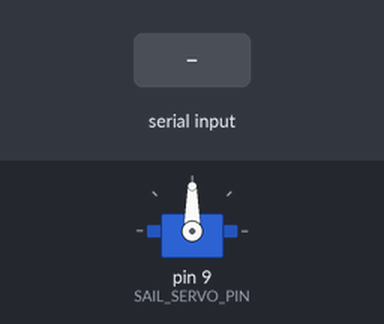
A sketch run on a simulated Arduino Uno, built with avr-gcc and run on an emulated ATmega328P. Shown: servo. Inputs (shaded band) come from the test bench. What the sketch prints to the serial monitor is not drawn.

Above: at 1.2 s.
1.3 s: "90,45\n" received over Serial
At 3.4 s:
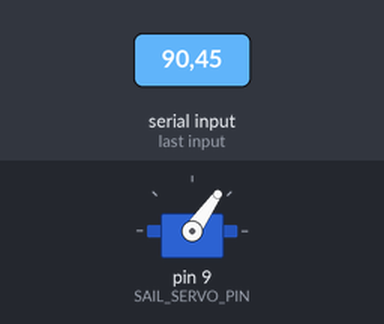
3.8 s: "30,150\n" received over Serial
At 4.3 s:
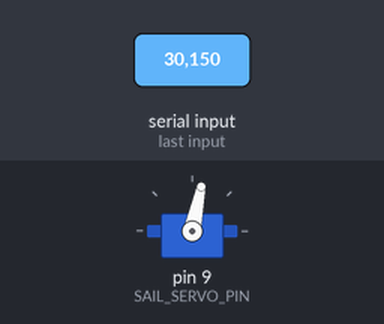
Timing chart, 0 to 6.8 s (numbered marks = the images above; inputs shaded):
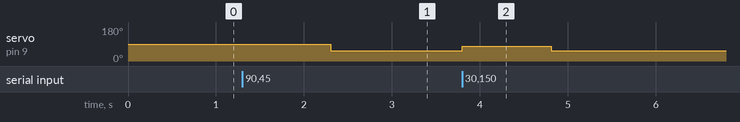

The sketch:

SailServoTest.ino
```cpp
/* SailServoTest rev 7/30/2017
   © 2014-2017 RoboSail
   Test the various sail positions available by driving the
   sail servo to positons entered by the user.
   The user types in the desired angle through the Serial Monitor.
   0 means the sail is fully in, and 90 means the sail is
   fully out (at 90 degrees).
   Note that the Sail Servo actual positions for full in and out
   for 1 boat are approx 55 and 125, and they may vary for other boats.
   Use this code to check these values and adjust as necessary.
   Then map the user's desired angles to these values.

   The Sail servo is controlled on digital pin 9
*/

#include <Servo.h>
#define SAIL_SERVO_PIN 9  // declare pin for sail servo
Servo sailServo;    // define servo

// variable to store the servo position
int position = 0;

void setup() {
  // Sets up communication with the serial monitor
  Serial.begin(115200);
  sailServo.attach(SAIL_SERVO_PIN);
}

void loop() {
  Serial.print("Enter desired sail angle (0 to 90): ");
  while (Serial.available() == 0)
  {}
  position = Serial.parseInt();    // convert input to integer
  Serial.println(position);          // print what was entered

  // drive servo to position in variable 'position'
  //call function to do error checking and send command to servo
  driveSailServo(position);

  // convert from desired sail angle to servo angle
  position = map(position, 0, 90, 55, 125);

  // print the converted value
  Serial.print("Comand sent to Servo: ");
  Serial.println(position);
  Serial.println();
}
```

functions.ino
```cpp
void driveSailServo(int sailPos)
{
  if ((sailPos >= 0) && (sailPos <= 90))  // the command in degrees is valid
  {
    sailPos = map(sailPos, 0, 90, 55, 125);
    sailServo.write(sailPos);
  }
  else
  {
    Serial.print("ERROR - sail position out of range: ");
    Serial.println(sailPos);
    }
}
```

Measured:
- after the input at 1.3 s, servo on pin 9 (SAIL_SERVO_PIN): 90° → 55° after 1.0 s
- after the input at 3.8 s, servo on pin 9 (SAIL_SERVO_PIN): 55° → 78° at once, → 55° 1.0 s later
